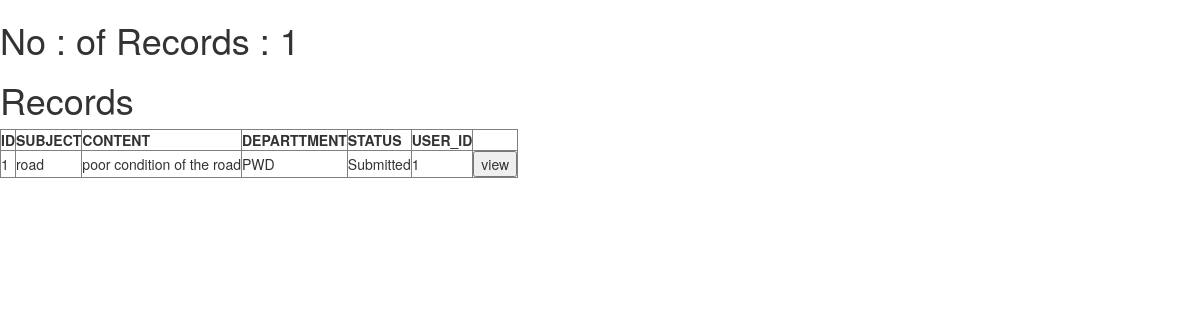
Page /groupComplaints (signed in) on the earlier database version.
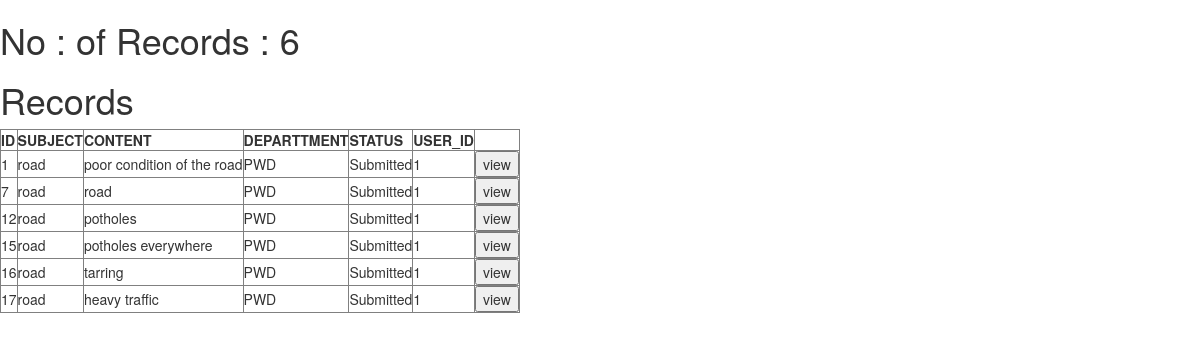
Same page on the later database version.
### app.py (models this page shows, shortened)
class Complaints(db.Model):
    comp_id = Column(Integer,primary_key=True)
    subject=Column(Text,nullable=False)
    content=Column(Text,nullable=False)
    department=Column(Text)
    status=Column(Text)
    user_id=Column(Integer)

### app.py (the view, shortened to what this page needs)
@app.route('/groupComplaints')
def group_complaints():
    username=User.query.all()
    usernames=[]
    departments=['PWD ','Water Authority','Environment and climate change','KSEB','KSRTC']
    for i in username:
        usernames.append(i.username)
    waterdata=Complaints.query.filter(Complaints.department=='Water Authority')
    pwddata=Complaints.query.filter(Complaints.department=='PWD')
    envdata=Complaints.query.filter(Complaints.department=='Environment and climate change')
    ksebdata=Complaints.query.filter(Complaints.department=='KSEB')
    ksrtcdata=Complaints.query.filter(Complaints.department=='KSRTC')
    username=session['depart']
    print("session",username)
    water_id=[]
    water_subject=[]
    water_content=[]
    water_department=[]
    water_user_id=[]
    water_status=[]
    for i in waterdata:
        water_id.append(i.comp_id)
        water_subject.append(i.subject)
        water_content.append(i.content)
        water_department.append(i.department)
        water_user_id.append(i.user_id)
        water_status.append(i.status)
    length_water=len(water_id)
    pwd_id=[]
    pwd_subject=[]
    pwd_content=[]
    pwd_department=[]
    pwd_status=[]
    pwd_user_id =[]
    for i in pwddata:
        pwd_id.append(i.comp_id)
        pwd_subject.append(i.subject)
        pwd_content.append(i.content)
        pwd_department.append(i.department)
        pwd_status.append(i.status)
        pwd_user_id.append(i.user_id)
    length_pwd=len(pwd_id)
    ksrtc_id=[]
    ksrtc_subject=[]
    ksrtc_content=[]
    ksrtc_department=[]
    ksrtc_status=[]
    ksrtc_user_id=[]
    length_ksrtc=len(ksrtc_id)
    env_id=[]
    env_subject=[]
    env_content=[]
    env_department=[]
    env_status=[]
    env_user_id=[]
    for i in envdata:
        env_id.append(i.comp_id)
        env_subject.append(i.subject)
        env_content.append(i.content)
        env_department.append(i.department)
        env_status.append(i.status)
        env_user_id.append(i.user_id)
    length_env=len(env_id)
    kseb_id=[]
    kseb_subject=[]
    kseb_content=[]
    kseb_department=[]
    kseb_status=[]
    kseb_user_id=[]
    for i in ksebdata:
        kseb_id.append(i.comp_id)
        kseb_subject.append(i.subject)
        kseb_content.append(i.content)
        kseb_department.append(i.department)
        kseb_status.append(i.status)
        kseb_user_id.append(i.user_id)
    length_kseb=len(kseb_id)
    if username=='wateradmin':
        return render_template('group_table_water.html',water_status=water_status,water_user_id=water_user_id,length_water=length_water,water_id=water_id,water_subject=water_subject,water_content=water_content,water_department=water_department)
    if username=='pwdadmin':
        return render_template('group_table_pwd.html',length_pwd=length_pwd,pwd_status=pwd_status,pwd_user_id=pwd_user_id,pwd_id=pwd_id,pwd_subject=pwd_subject,pwd_content=pwd_content,pwd_department=pwd_department)

### app.py (called while the page is built)
@app.teardown_appcontext
def shutdown_session(exception=None):
    db_session.remove()

### templates/group_table_pwd.html
{% extends "bootstrap/base.html"%}
{%block content%}
<h1>No : of Records : {{length_pwd}}</h1>
<h1>Records</h1>
<table border="1">
    <tr> <th>ID</th>
        <th>SUBJECT</th>
        <th>CONTENT</th>
        <th>DEPARTTMENT</th>
        <th>STATUS</th>
        <th>USER_ID</th>
        <th></th>
    </tr>
    {% for i in range(0,length_pwd) %}
    <tr>
        <td>{{pwd_id[i]}}</td>
        <td>{{pwd_subject[i]}}</td>
        <td>{{pwd_content[i]}}</td>
        <td>{{pwd_department[i]}}</td>
        <td>{{pwd_status[i]}}</td>
        <td>{{pwd_user_id[i]}}</td>
        <td><input type="submit"value="view"></td>
    </tr>
    {% endfor %}
</table>
{% endblock %}

Differences in the rows shown:
added Complaints: subject "road", content "road", department "PWD", status "Submitted"
added Complaints: subject "road", content "potholes", department "PWD", status "Submitted"
added Complaints: subject "road", content "potholes everywhere", department "PWD", status "Submitted"
added Complaints: subject "road", content "tarring", department "PWD", status "Submitted"
added Complaints: subject "road", content "heavy traffic", department "PWD", status "Submitted"
Other differences:
{{ length_pwd }}: "1" → "6"
new list line: "7 1 view"
new list line: "12 1 view"
new list line: "15 1 view"
new list line: "16 1 view"
new list line: "17 1 view"
